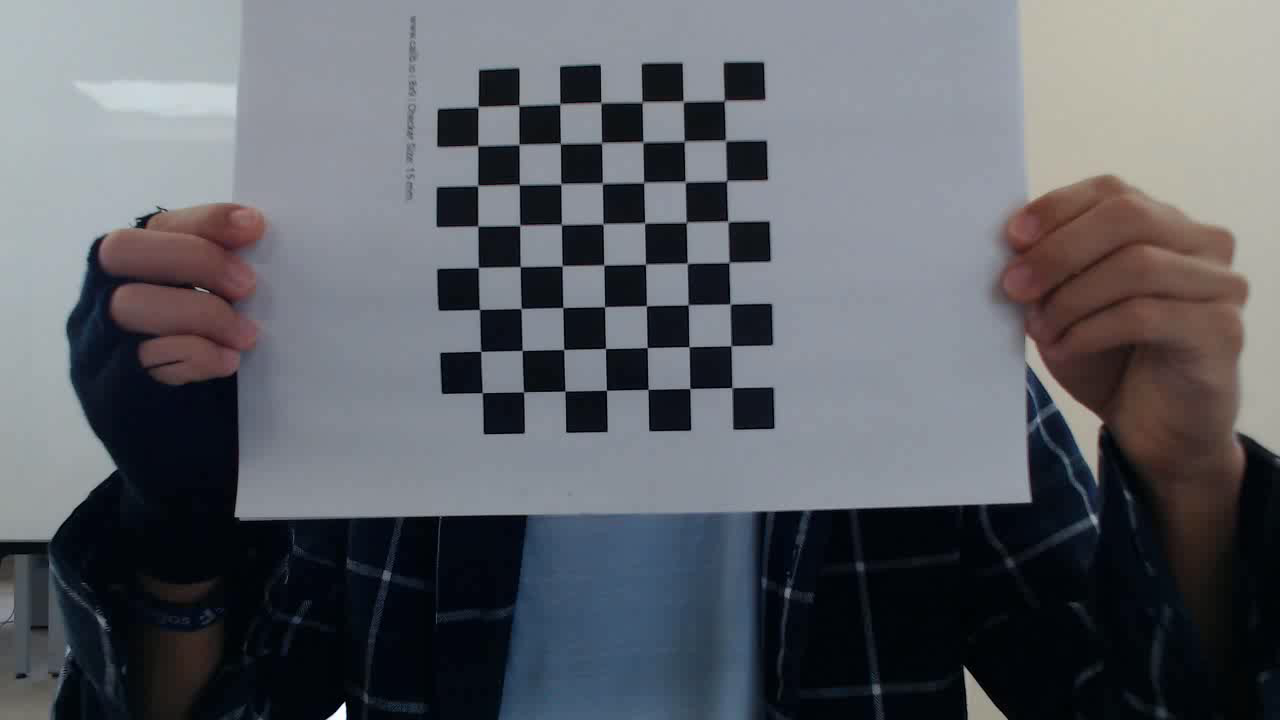
#> input picture App-Running/frames/video_01-0000001.png, 1280 x 720 px; its folder holds only this picture in this run
$ python camera_calibration.py
#> lines starting #> are read from the running program, lines starting #| are printed output that depends on the picture
import glob
from datetime import datetime

import cv2
import numpy as np
import yaml

from webcam import WebcamSource


def record_video(width: int, height: int, fps: int) -> None:
    """
    Create a mp4 video file with `width`x`height` and `fps` frames per second.
    Shows a preview of the recording every 5 frames.

    :param width: width of the video
    :param height: height of the video
    :param fps: frames per second
    :return: None
    """

    source = WebcamSource(width=width, height=height, fps=fps, buffer_size=10)
    video_writer = cv2.VideoWriter(f'{datetime.now().strftime("%Y-%m-%d_%H-%M-%S")}.mp4', cv2.VideoWriter_fourcc(*'mp4v'), fps, (width, height))
    for idx, frame in enumerate(source):
        video_writer.write(frame)
        source.show(frame, only_print=idx % 5 != 0)


# def calibration(image_path, every_nth: int = 1, debug: bool = False, chessboard_grid_size=(7, 7)):
def calibration(image_path, every_nth: int = 1, debug: bool = False, chessboard_grid_size=(6, 6)):
    """
    Perform camera calibration on the previously collected images.
    Creates `calibration_matrix.yaml` with the camera intrinsic matrix and the distortion coefficients.

    :param image_path: path to all png images
    :param every_nth: only use every n_th image
    :param debug: preview the matched chess patterns
    :param chessboard_grid_size: size of chess pattern
    :return:
    """
#> called with image_path = './frames', every_nth = 20, debug = True, chessboard_grid_size = (6, 6)

    x, y = chessboard_grid_size
    # x, y = 8,6

    # termination criteria
    criteria = (cv2.TERM_CRITERIA_EPS + cv2.TERM_CRITERIA_MAX_ITER, 30, 0.001)

    # prepare object points, like (0,0,0), (1,0,0), (2,0,0) ....,(6,5,0)
    objp = np.zeros((y * x, 3), np.float32)
    objp[:, :2] = np.mgrid[0:x, 0:y].T.reshape(-1, 2)

    # Arrays to store object points and image points from all the images.
    objpoints = []  # 3d point in real world space
    imgpoints = []  # 2d points in image plane.

    images = glob.glob(f'{image_path}/*.png')[::every_nth]

    print('number of images = ',len(images))

    found = 0
    for fname in images:
        img = cv2.imread(fname)  # Capture frame-by-frame
#> img is the input picture: shape (720, 1280, 3); mean B, G, R 102.7, 96.6, 93.9
        gray = cv2.cvtColor(img, cv2.COLOR_BGR2GRAY)
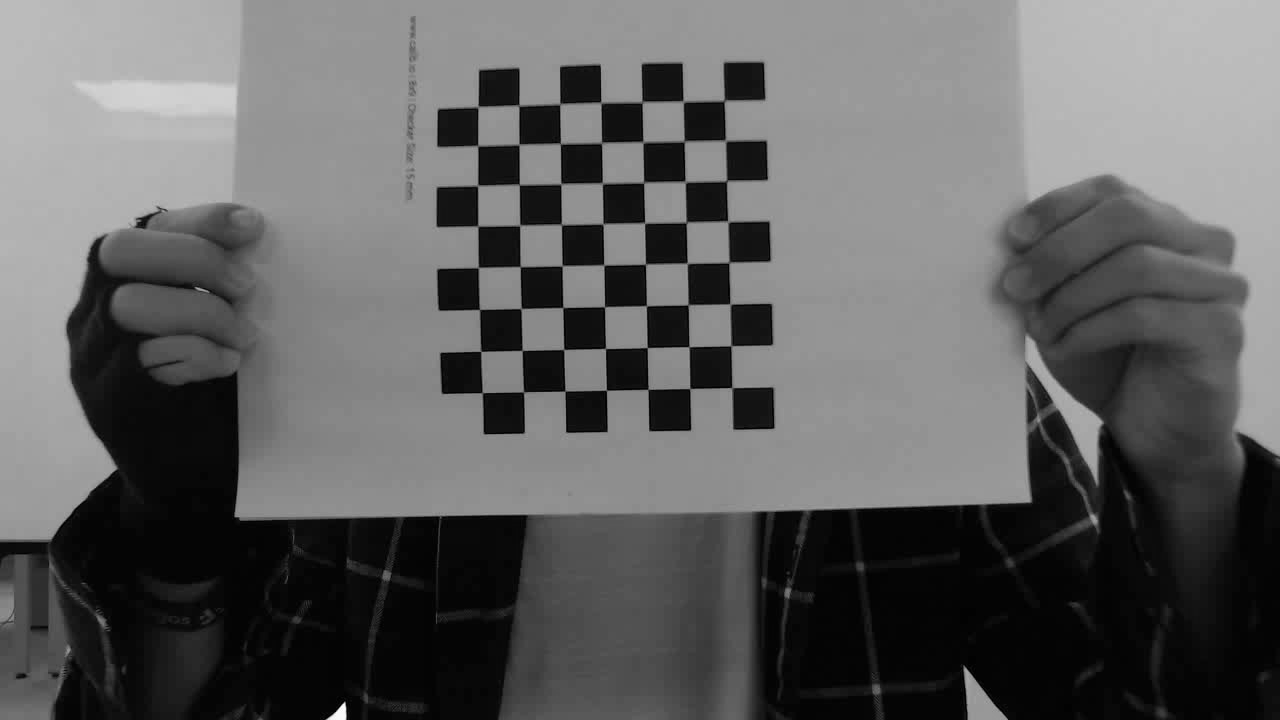
#> gray: shape (720, 1280); min 0, max 255, mean 96.5

        # Find the chess board corners
        ret, corners = cv2.findChessboardCorners(gray, (x, y), None)
#> ret = False; corners = None

        # If found, add object points, image points (after refining them)
        if ret == True:
            objpoints.append(objp)  # Certainly, every loop objp is the same, in 3D.
            corners2 = cv2.cornerSubPix(gray, corners, (11, 11), (-1, -1), criteria)
            imgpoints.append(corners2)

            found += 1

            # if debug:
                # Draw and display the corners
                # img =
            cv2.drawChessboardCorners(img, chessboard_grid_size, corners2, ret)
            cv2.imshow('img', img)
            cv2.waitKey(500)

    print("Number of images used for calibration: ", found)

    # When everything done, release the capture
    cv2.destroyAllWindows()

    # calibration
#> (the run stopped early here; a loop or call above may not have finished)

$ run again, on App-Running/frames/video_01-0000393.png
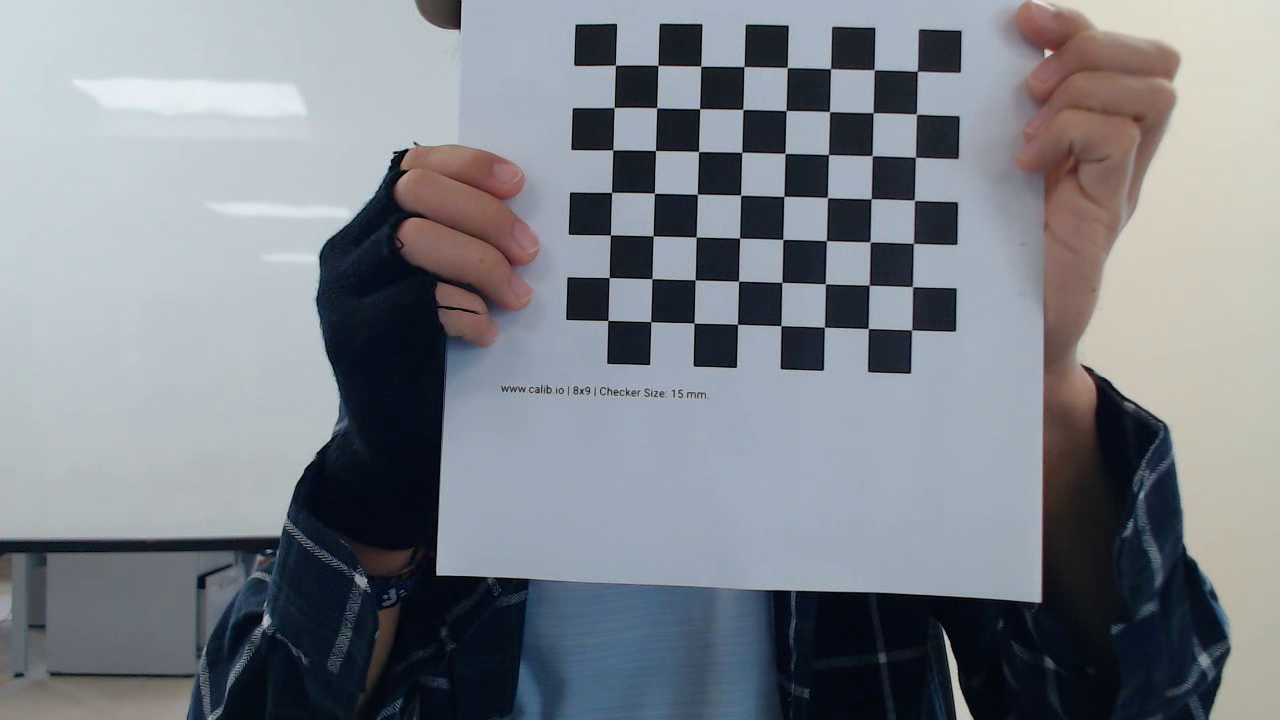
#> input picture App-Running/frames/video_01-0000393.png, 1280 x 720 px
#> in calibration, img is the input picture: shape (720, 1280, 3); mean B, G, R 137.1, 130.3, 125.2
#> in calibration, `gray = cv2.cvtColor(img, cv2.COLOR_BGR2GRAY)`:
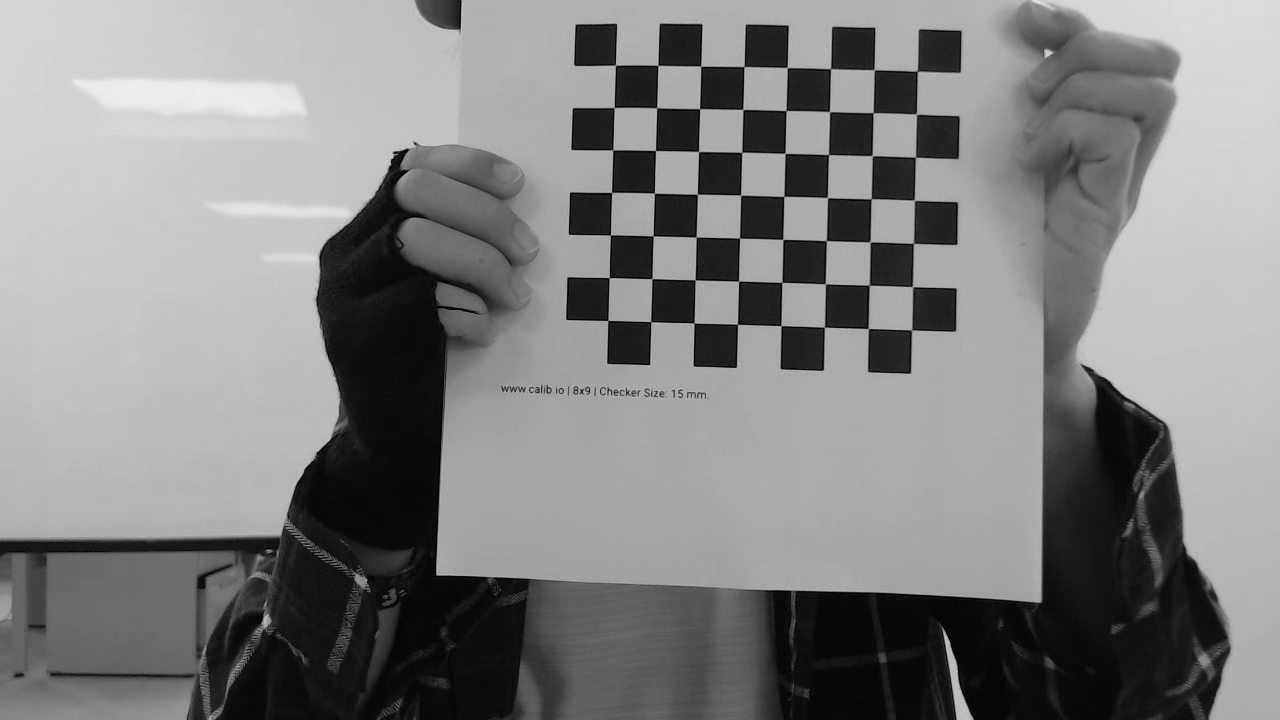
#> gray: shape (720, 1280); min 0, max 237, mean 129.5
#> ret = False; corners = None

$ run again, on App-Running/frames/video_01-0000505.png
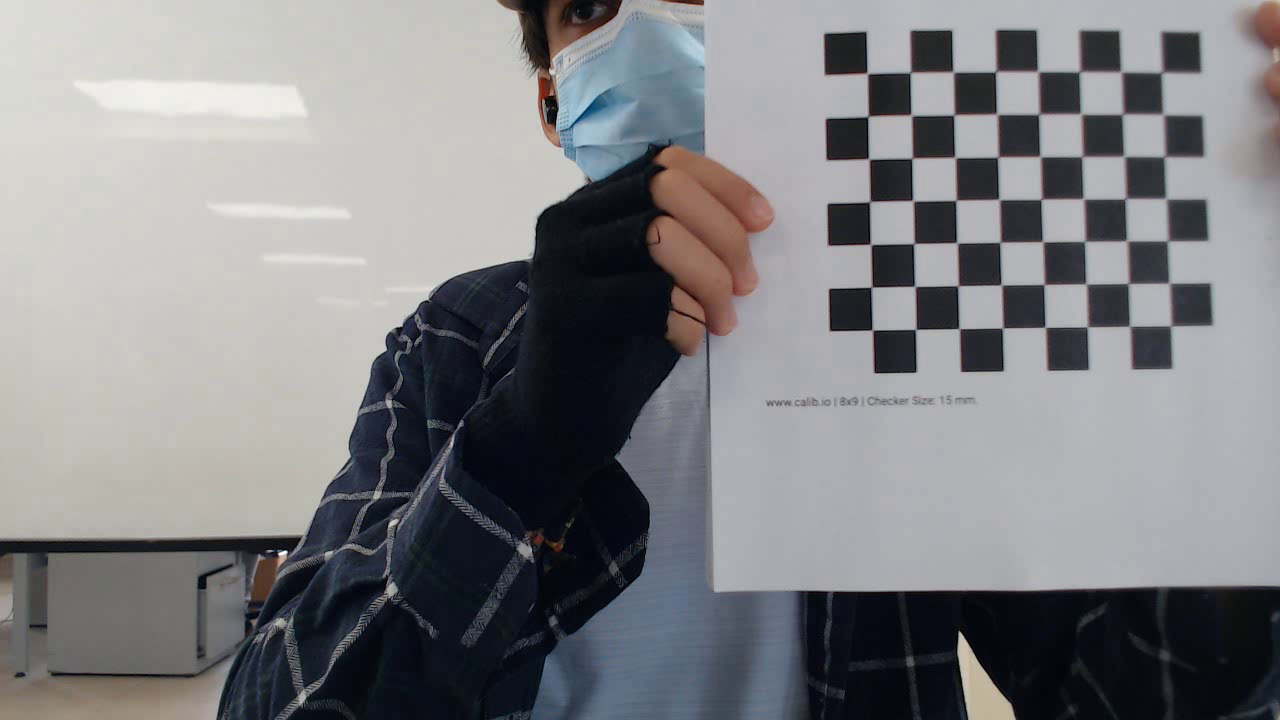
#> input picture App-Running/frames/video_01-0000505.png, 1280 x 720 px
#> in calibration, img is the input picture: shape (720, 1280, 3); mean B, G, R 131, 128.5, 128
#> in calibration, `gray = cv2.cvtColor(img, cv2.COLOR_BGR2GRAY)`:
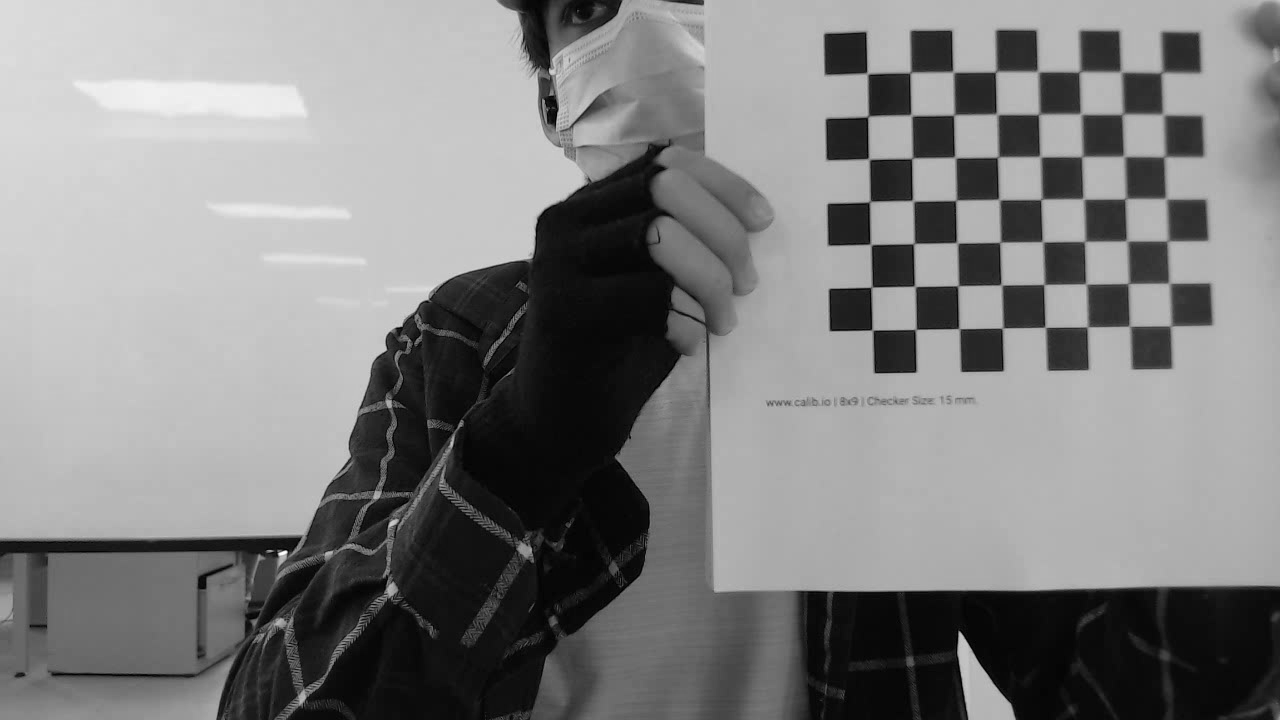
#> gray: shape (720, 1280); min 0, max 255, mean 128.6
#> ret = False; corners = None

$ run again, on App-Running/frames/video_01-0000624.png
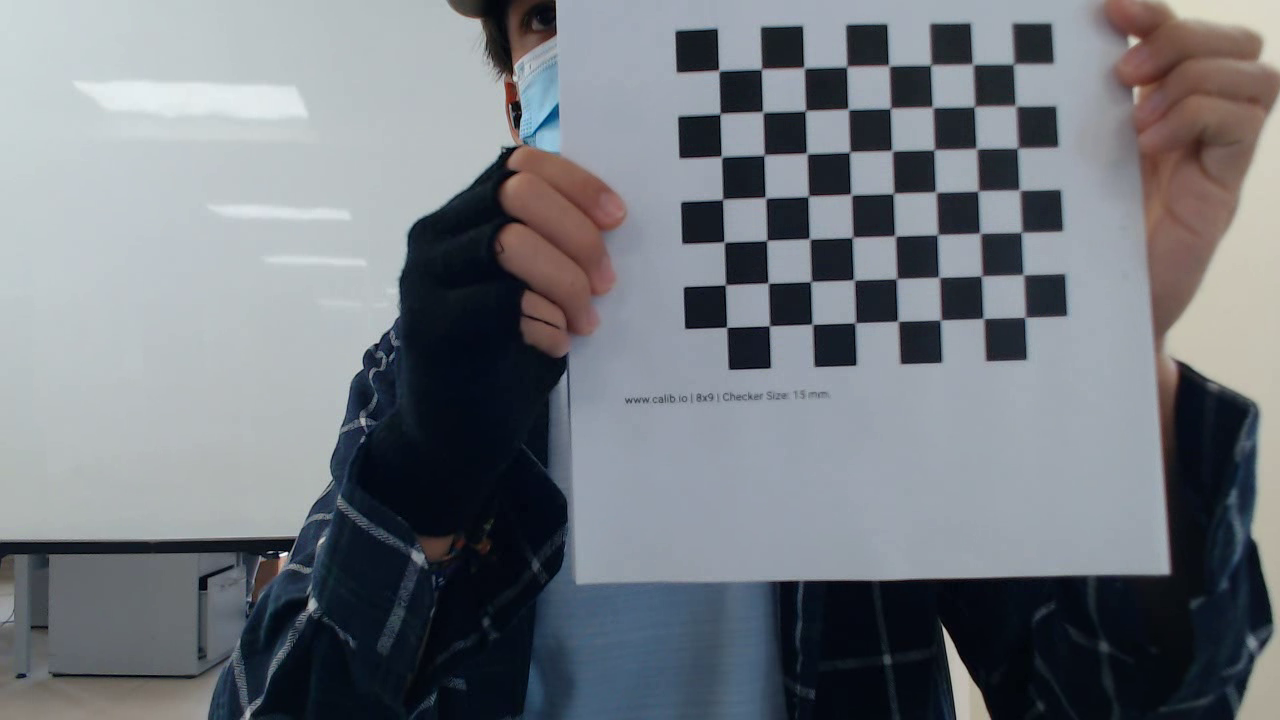
#> input picture App-Running/frames/video_01-0000624.png, 1280 x 720 px
#> in calibration, img is the input picture: shape (720, 1280, 3); mean B, G, R 127.1, 120.8, 115.9
#> in calibration, `gray = cv2.cvtColor(img, cv2.COLOR_BGR2GRAY)`:
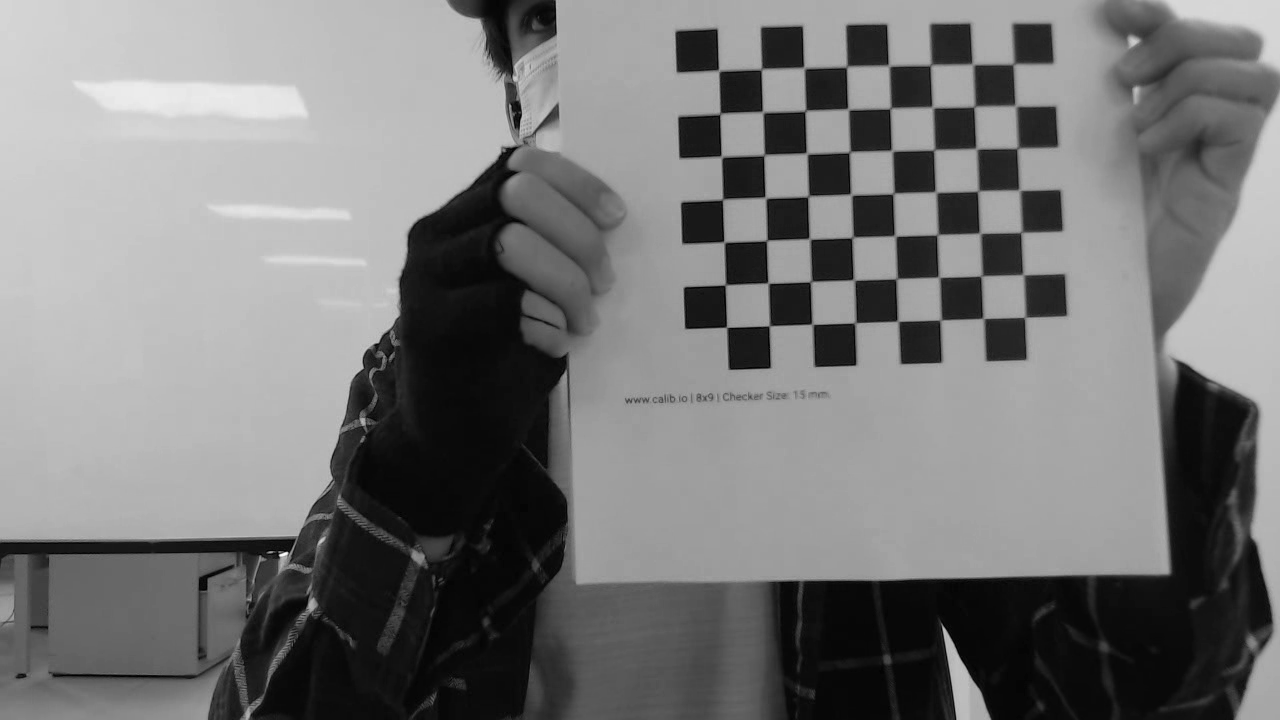
#> gray: shape (720, 1280); min 0, max 255, mean 120.2
#> ret = False; corners = None

$ run again, on App-Running/frames/video_01-0000099.png
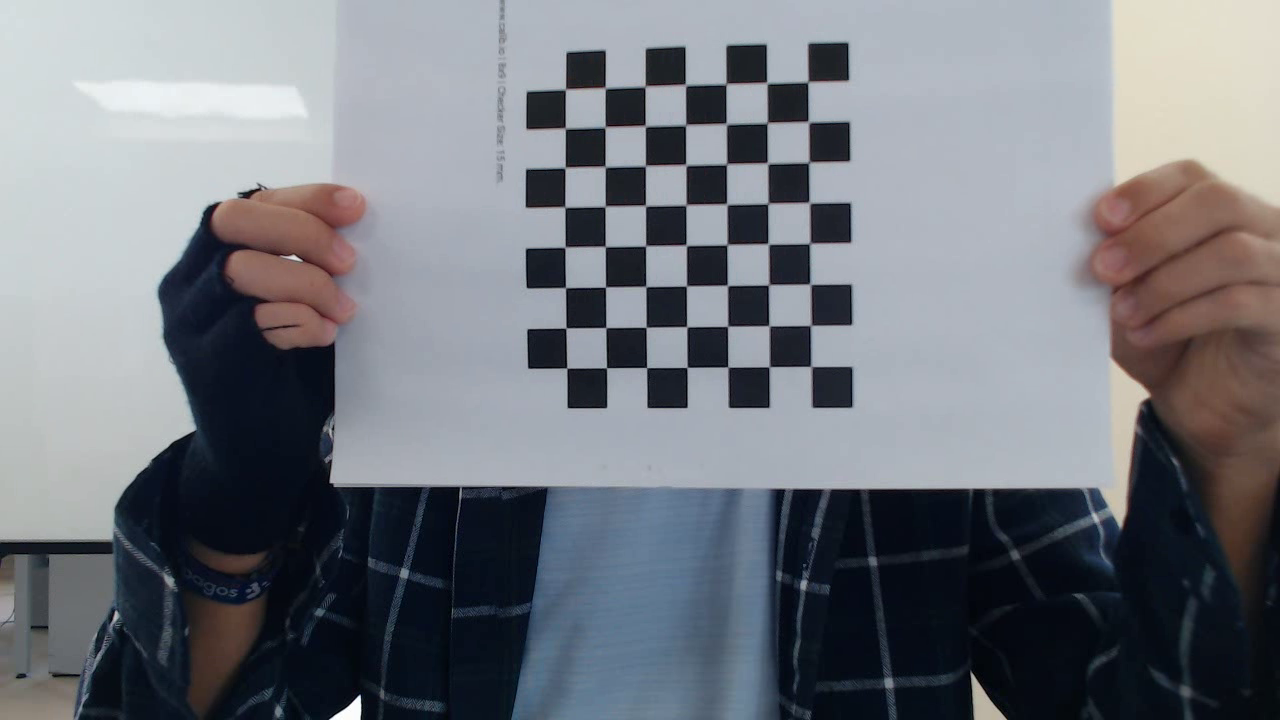
#> input picture App-Running/frames/video_01-0000099.png, 1280 x 720 px
#> in calibration, img is the input picture: shape (720, 1280, 3); mean B, G, R 125.8, 119, 115.5
#> in calibration, `gray = cv2.cvtColor(img, cv2.COLOR_BGR2GRAY)`:
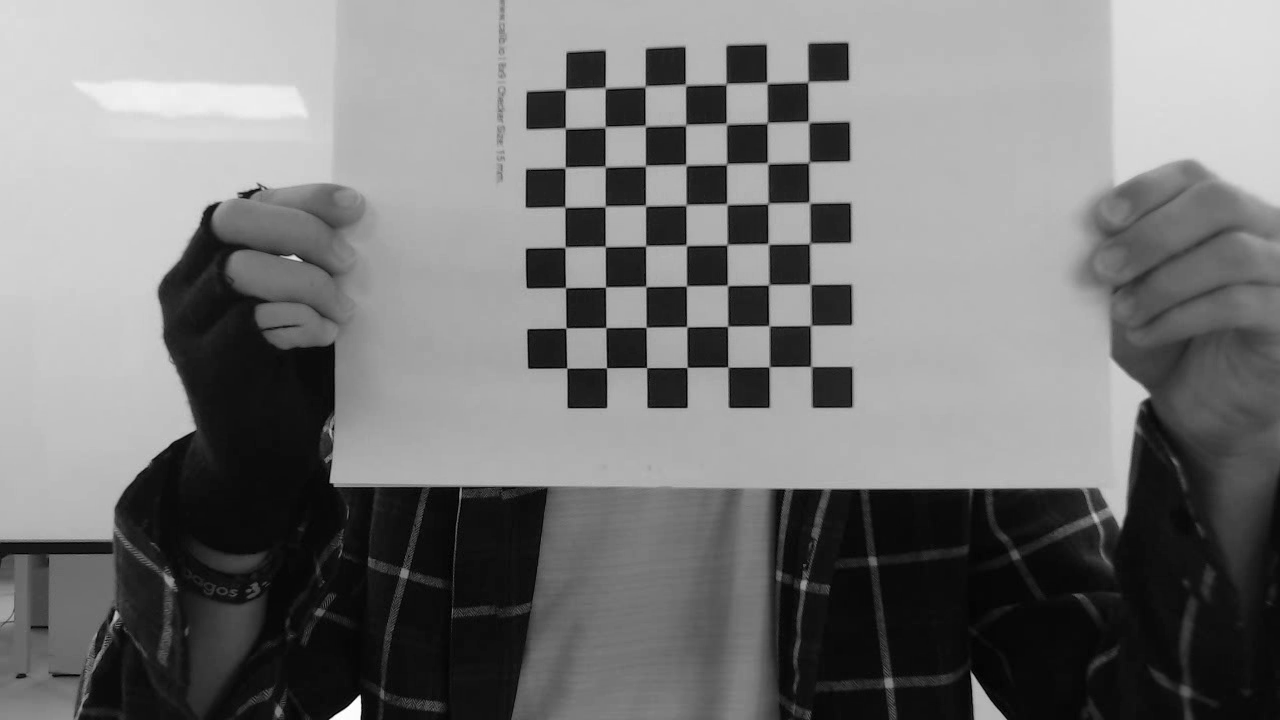
#> gray: shape (720, 1280); min 0, max 255, mean 118.8
#> ret = False; corners = None
